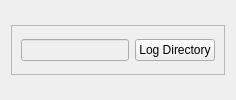
      <widget class="QWidget" name="Tensorboard">
       <property name="toolTip">
        <string>&lt;html&gt;&lt;head/&gt;&lt;body&gt;&lt;p&gt;Tensorboard&lt;/p&gt;&lt;p&gt;&lt;br/&gt;&lt;/p&gt;&lt;/body&gt;&lt;/html&gt;</string>
       </property>
       <attribute name="title">
        <string>Tensorboard</string>
       </attribute>
       <layout class="QVBoxLayout" name="verticalLayout_17">
        <item>
         <layout class="QVBoxLayout" name="TensorView"/>
        </item>
        <item>
         <widget class="QFrame" name="frame">
          <property name="maximumSize">
           <size>
            <width>16777215</width>
            <height>50</height>
           </size>
          </property>
          <property name="frameShape">
           <enum>QFrame::StyledPanel</enum>
          </property>
          <property name="frameShadow">
           <enum>QFrame::Raised</enum>
          </property>
          <layout class="QHBoxLayout" name="horizontalLayout_7">
           <item>
            <widget class="QLineEdit" name="logdirlineedit">
             <property name="enabled">
              <bool>false</bool>
             </property>
            </widget>
           </item>
           <item>
            <widget class="QPushButton" name="Log_Directory_btn">
             <property name="text">
              <string>Log Directory</string>
             </property>
            </widget>
           </item>
          </layout>
         </widget>
        </item>
       </layout>
      </widget>
